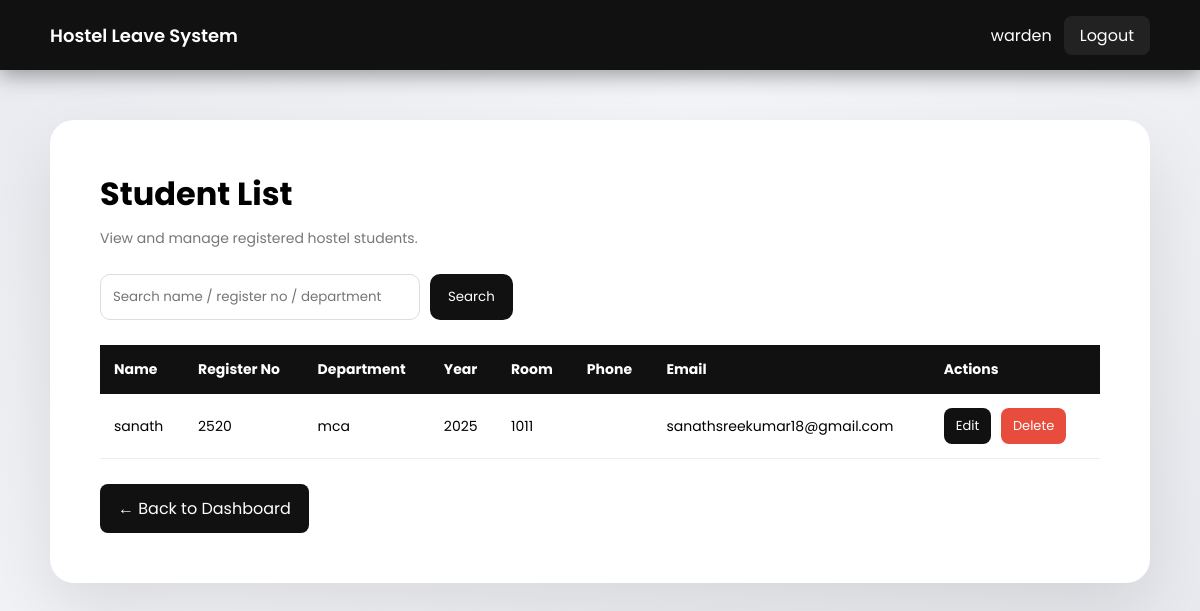
Page /warden/view_students.php (signed in) on the earlier database version.
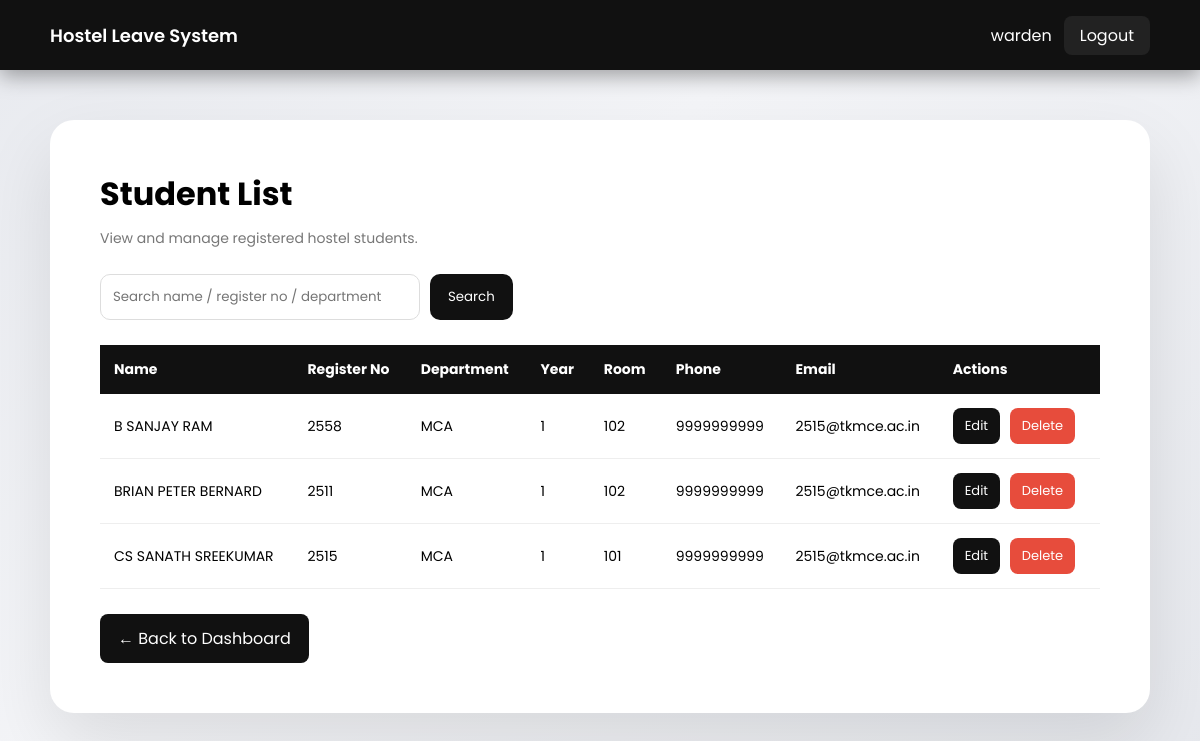
Same page on the later database version.
### tables this page shows
CREATE TABLE `student_profiles` (
  `id` int(11) NOT NULL,
  `user_id` int(11) NOT NULL,
  `register_number` varchar(50) DEFAULT NULL,
  `department` varchar(100) DEFAULT NULL,
  `year` int(11) DEFAULT NULL,
  `room_number` varchar(20) DEFAULT NULL,
  `phone` varchar(15) DEFAULT NULL
);

CREATE TABLE `users` (
  `id` int(11) NOT NULL,
  `role_id` int(11) NOT NULL,
  `name` varchar(100) NOT NULL,
  `username` varchar(50) NOT NULL,
  `password` varchar(255) NOT NULL,
  `email` varchar(100) DEFAULT NULL,
  `parent_email` varchar(100) DEFAULT NULL,
  `teacher_email` varchar(100) DEFAULT NULL,
  `created_at` timestamp NOT NULL DEFAULT current_timestamp(),
  `register_number` varchar(50) DEFAULT NULL
);

### warden/view_students.php (the view, shortened to what this page needs)
<?php
include("../config/db.php");
$search = isset($_GET["search"]) ? trim($_GET["search"]) : "";
if ($search != "") {
    $stmt = $conn->prepare("
    SELECT users.id, users.name, users.email,
           student_profiles.register_number,
           student_profiles.department,
           student_profiles.year,
           student_profiles.room_number,
           student_profiles.phone
    FROM users
    LEFT JOIN student_profiles ON users.id = student_profiles.user_id
    JOIN roles ON users.role_id = roles.id
    WHERE roles.role_name='student'
    AND (
        users.name LIKE ?
        OR student_profiles.register_number LIKE ?
        OR student_profiles.department LIKE ?
    )
    ORDER BY users.name ASC
    ");
    $like = "%$search%";
    $stmt->bind_param("sss", $like, $like, $like);
    $stmt->execute();
    $result = $stmt->get_result();
} else {
    $result = $conn->query("
    SELECT users.id, users.name, users.email,
           student_profiles.register_number,
           student_profiles.department,
           student_profiles.year,
           student_profiles.room_number,
           student_profiles.phone
    FROM users
    LEFT JOIN student_profiles ON users.id = student_profiles.user_id
    JOIN roles ON users.role_id = roles.id
    WHERE roles.role_name='student'
    ORDER BY users.name ASC
    ");
}
?>
<!DOCTYPE html>
<html>
<head>
</head>
<body>
<div class="topbar">
<div class="logo">Hostel Leave System</div>
<div>
<?php echo $_SESSION["username"]; ?>
<a class="logout-btn" href="../auth/logout.php">Logout</a>
</div>
</div>
<div class="container">
<h1>Student List</h1>
<div class="sub">View and manage registered hostel students.</div>
<form method="GET" class="search-box">
<input type="text" name="search" placeholder="Search name / register no / department" value="<?php echo htmlspecialchars($search); ?>">
<button type="submit">Search</button>
</form>
<?php if($result->num_rows > 0) { ?>
<table>
<tr>
<th>Name</th>
<th>Register No</th>
<th>Department</th>
<th>Year</th>
<th>Room</th>
<th>Phone</th>
<th>Email</th>
<th>Actions</th>
</tr>
<?php while($row = $result->fetch_assoc()) { ?>
<tr>
<td><?php echo htmlspecialchars($row["name"]); ?></td>
<td><?php echo htmlspecialchars($row["register_number"]); ?></td>
<td><?php echo htmlspecialchars($row["department"]); ?></td>
<td><?php echo htmlspecialchars($row["year"]); ?></td>
<td><?php echo htmlspecialchars($row["room_number"]); ?></td>
<td><?php echo htmlspecialchars($row["phone"]); ?></td>
<td><?php echo htmlspecialchars($row["email"]); ?></td>
<td>
<a class="btn edit"
href="edit_student.php?id=<?php echo $row['id']; ?>">
Edit
</a>
<a class="btn delete"
href="delete_student.php?id=<?php echo $row['id']; ?>"
onclick="return deleteConfirm()">
Delete
</a>
</td>
</tr>
<?php } ?>
</table>
<?php } else { ?>
<div class="empty">No students found.</div>
<?php } ?>
<a href="dashboard.php" class="back-btn">← Back to Dashboard</a>
</div>
</body>
</html>

Differences in the rows shown:
removed student_profiles: user.name "sanath", register_number "2520", department "mca", year "2025", room_number "1011", user.email "sanathsreekumar18@gmail.com"
added student_profiles: user.name "B SANJAY RAM", register_number "2558", department "MCA", year "1", room_number "102", phone "9999999999", user.email "2515@tkmce.ac.in"
added student_profiles: user.name "BRIAN PETER BERNARD", register_number "2511", department "MCA", year "1", room_number "102", phone "9999999999", user.email "2515@tkmce.ac.in"
added student_profiles: user.name "CS SANATH SREEKUMAR", register_number "2515", department "MCA", year "1", room_number "101", phone "9999999999", user.email "2515@tkmce.ac.in"
